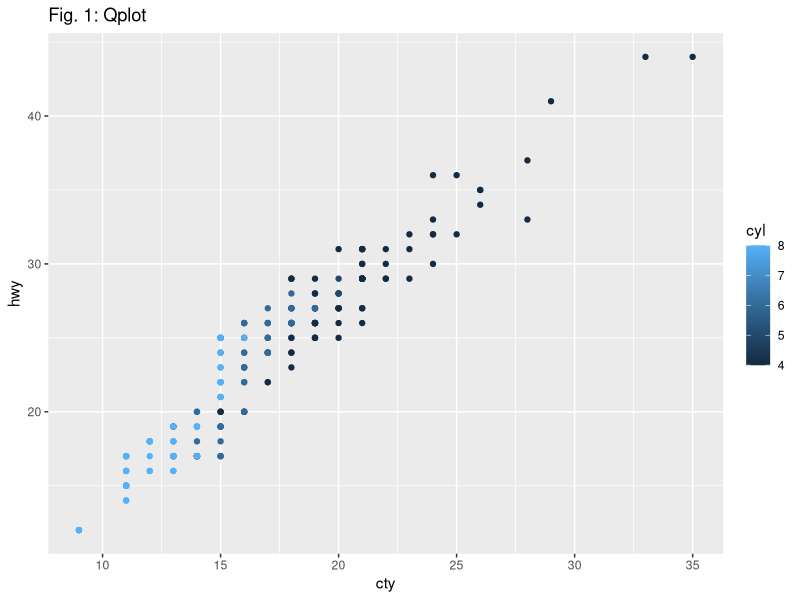
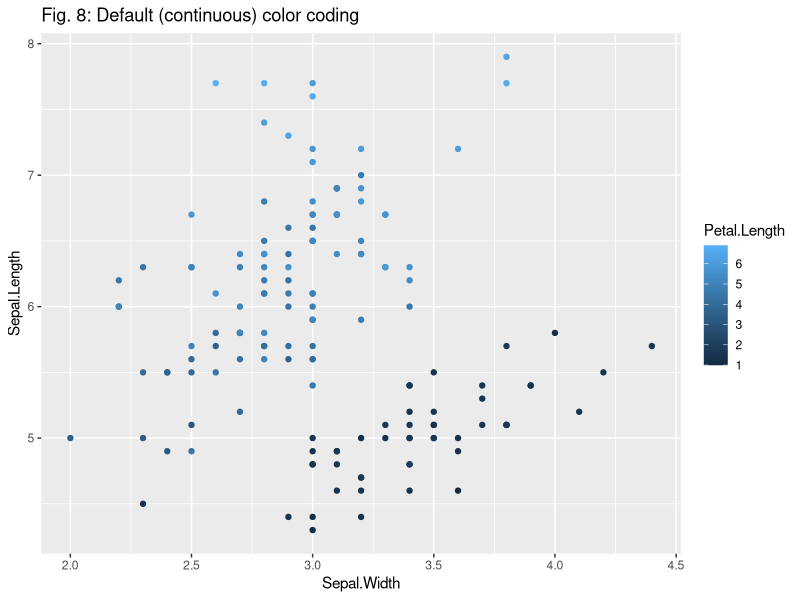
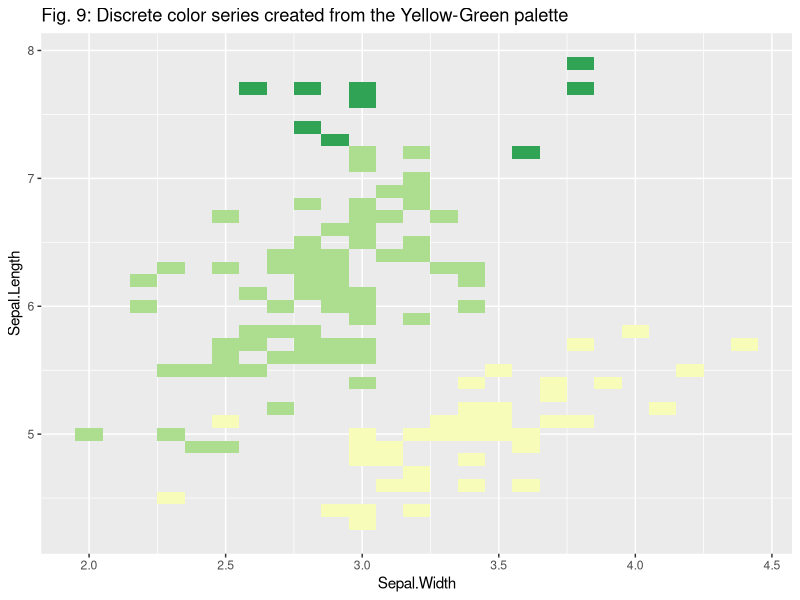
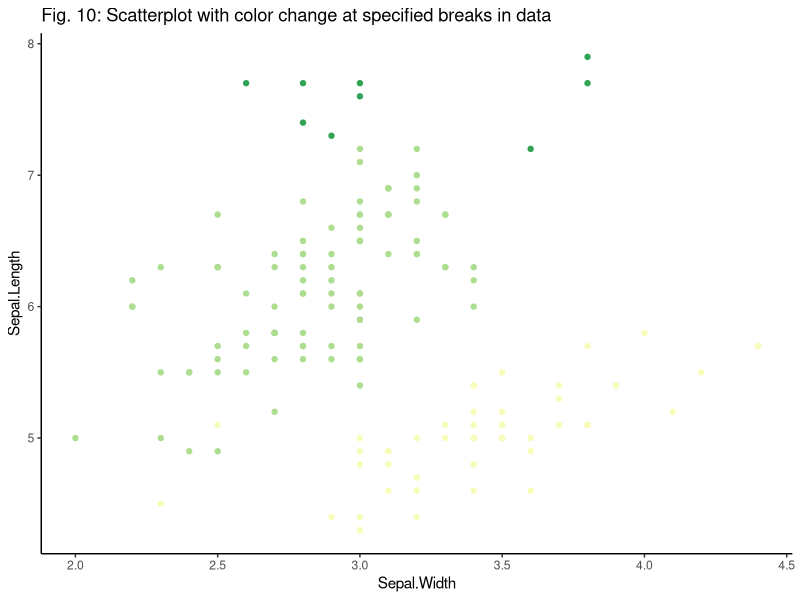

The R source for these figures, in order:
# graphing_practice.R

# See also -------------

# see https://stackoverflow.com/questions/3541713/how-to-plot-two-histograms-together-in-r (ggplot)
#ggplot(vegLengths, aes(length, fill = veg)) + 
#  geom_histogram(alpha = 0.5, position = 'identity')

#ggplot(iris, aes(x = Sepal.Length, fill = Species)) +
#  geom_histogram(alpha = 0.6, position = "identity")

# Setup --------------

# load packages if not already done
require(ggplot2)
require(here)
require(dplyr)
require(RColorBrewer)

# using the gas mileage sample data
# print(head(mpg))


# qplot (Quick plot) --------------------------------------------------------------

# Sensible defaults -- legend, gridlines, shading
# -- column names can be used (no $ needed)
# -- give the dataset, x, y; an additional [continuous] dimension to vary color by;
#     and the symbol

# Fig 1 ------
quick <- qplot(data = mpg, x=cty, y=hwy, color = cyl, geom = "point", main = "Fig. 1: Qplot")

# To show a plot while using Run, just say the name
quick # will work with Run but not Source

# To show a plot with Run OR Source, use print
#print(quick)

# To save a plot, run ggsave after you generate it
# ggsave (here("quickplot.png")) # defaults to last plot generated

# Save any plot by name
# ggsave(plot = quick, filename = here("reports", "quick.png")) # format matches extension

# ggplot --------------------------------------------------------------

# Start with basic template from cheatsheet
# Each line is a full command followed by a +

# Assign a name so you can print to the Plots panel, save, or add more features later

# Required elements: data; aes for axes; geom function for type of plot
# Add a new layer to a plot with a geom_*() or stat_*() function. 

# Fig 2 ---------
simple_plot <- ggplot(data = mpg, aes(x=cty, y=hwy)) +
  geom_point() +
  labs(title = "Fig. 2: simple scatter plot")

#print(simple_plot)


# Fig 3 ---------
simple_hist <- ggplot(data = mpg, aes(cty)) + # aes in a histogram is the column you want to plot
  geom_histogram() +
  labs(title = "Fig. 3: simple histogram")

#print(simple_hist)


# Histograms ------
# Fig 4 --------
fancy_plot <-  simple_plot +
  aes(color=cyl) + # vary color by another variable
  scale_color_gradient() +
  theme_bw() + # no shading in background
  ggtitle("Fig. 4: Color varied by Cylinder")

#print(fancy_plot)

# Fig 5 ---------
fancy_hist <- ggplot(data = mpg, aes(cty))  +
  geom_histogram(binwidth = 1, colour = "blue", fill = "blue") +
  ggtitle("Fig. 5: Smaller bins")

#print(fancy_hist)

# Scatter: coordinate systems --------------------------------------------------------------

# Fig 6 ---------
log_plot <- simple_plot +
  scale_y_log10() + # Plot y on log10 scale
  labs(x = "mpg, city", y = "mpg, hwy", title = "Fig. 6: Log Plot") 
#print(log_plot)

# Scatter: point styles --------------------------------------------------------------

# point attributes are alpha, colour[sic], fill, group, shape, size, stroke
# https://ggplot2.tidyverse.org/articles/ggplot2-specs.html
# https://ggplot2.tidyverse.org/reference/geom_point.html
# colours: http://research.stowers.org/mcm/efg/R/Color/Chart/

# Fig 7 ---------
dot_plot <- ggplot(data = mpg, aes(x=cty, y=hwy)) +
  scale_y_log10() + # Plot y on log10 scale  
  geom_point(colour = 28, size = 0.5, alpha = 0.5) + 
  theme_classic() + # no fill
  labs(x = "mpg, city", y = "mpg, hwy", title = "Fig. 7: Point size 0.5 with 0.25 transparency")

#print(dot_plot)

# Scatter: varying point color by another variable -----------

#Fig 8 ---------
# continuous color
iris_plot <- ggplot(iris) + 
  geom_point(aes(x=Sepal.Width, y=Sepal.Length, colour=Petal.Length)) + 
  scale_colour_gradient() +
  labs(title = "Fig. 8: Default (continuous) color coding")
print(iris_plot)

# using https://stackoverflow.com/questions/17713456/easiest-way-to-discretize-continuous-scales-for-ggplot2-color-scales

# Fig 9 ---------
# based on answers from stackoverflow, adapting to scatter data

mybreaks <- c(0,3,6,Inf) # bins
mylabels <- c("≤ 3", "3 - 6", "> 6", "") # null added at end to avoid warning about labels and breaks being same length

p2<- ggplot(iris, aes(x=Sepal.Width,y=Sepal.Length,fill=cut(Petal.Length, mybreaks))) +
  geom_tile() +
  scale_fill_brewer(type="seq",palette = "YlGn",breaks=mybreaks, labels = mylabels) + # colors based on a yellow-green palette
  guides(fill=guide_legend(title="Petal Length", label = mylabels, breaks = mybreaks)) +
  labs(title = "Fig. 9: Discrete color series created from the Yellow-Green palette")

print(p2)

# Giving names to the breaks and labels
# Fig 10 --------

p3 <- ggplot(iris) +
  geom_point(aes(x=Sepal.Width, y=Sepal.Length,
               colour=cut(Petal.Length, mybreaks))) +
  theme_classic() +
  scale_colour_brewer("Petal Length", type="seq",palette = "YlGn", labels = mylabels, breaks = mybreaks, guide = "legend") +
  guides(fill=guide_legend(title="Petal Length", labels = mylabels, breaks = mybreaks)) +
  labs(title = "Fig. 10: Scatterplot with color change at specified breaks in data")

print(p3)

#TODO: AARRGH THE LEGENDS DISAPPEARED FROM 9 AND 10!!!


